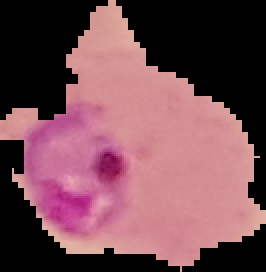
#> input picture member2/dataset/malaria/img_001.png, 133 x 136 px (shown 2 times larger)
$ python preprocessing.py
#> lines starting #> are read from the running program, lines starting #| are printed output that depends on the picture

import cv2
from pathlib import Path
import matplotlib.pyplot as plt

BASE_DIR = Path(__file__).resolve().parent.parent

image_paths = [
    BASE_DIR / "dataset" / "malaria" / "img_001.png",
    BASE_DIR / "dataset" / "all" / "Im001_1.jpg"
]

output_base = BASE_DIR / "results" / "week2"
output_base.mkdir(parents=True, exist_ok=True)

for path in image_paths:
    if not path.exists():
        print("Image not found:", path)
        continue

    image = cv2.imread(str(path))
#> image is the input picture: shape (136, 133, 3); mean B, G, R 83.3, 74.9, 117.6

    if image is None:
        print("Cannot read image:", path)
        continue

    resized = cv2.resize(image, (512, 512))
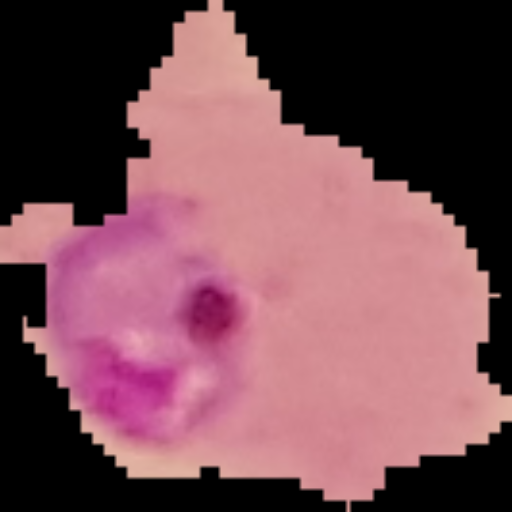
#> resized: shape (512, 512, 3); mean B, G, R 83.2, 74.8, 117.5

    gray = cv2.cvtColor(resized, cv2.COLOR_BGR2GRAY)
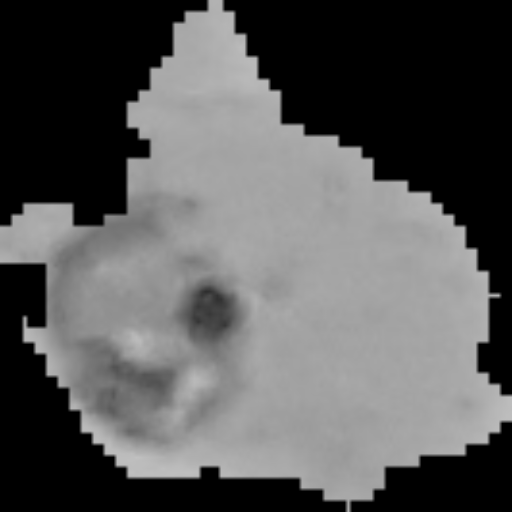
#> gray: shape (512, 512); min 0, max 193, mean 88.6

    blurred = cv2.GaussianBlur(gray, (5, 5), 0)

    lab = cv2.cvtColor(resized, cv2.COLOR_BGR2LAB)
#> lab: shape (512, 512, 3); mean of channels 0, 1, 2 91.7, 145.4, 130.5
    l_channel, a_channel, b_channel = cv2.split(lab)
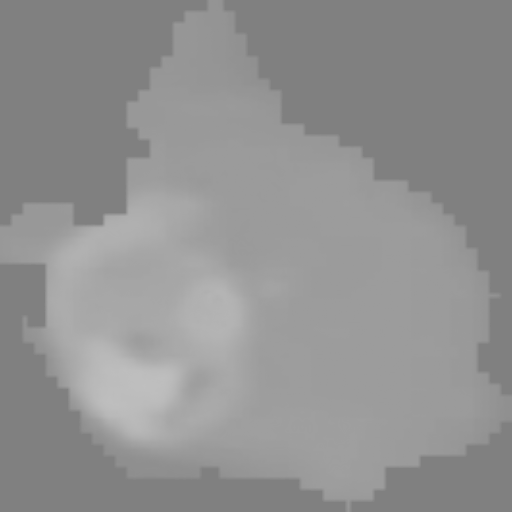
#> a_channel: shape (512, 512); min 128, max 191, mean 145.4
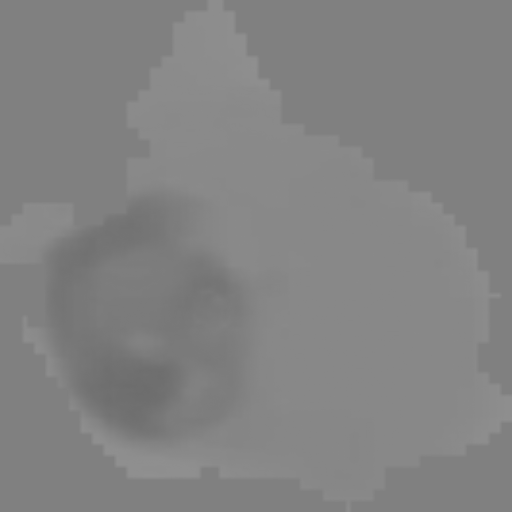
#> b_channel: shape (512, 512); min 109, max 144, mean 130.5

    clahe = cv2.createCLAHE(
        clipLimit=2.0,
        tileGridSize=(8, 8)
    )

    enhanced_l = clahe.apply(l_channel)
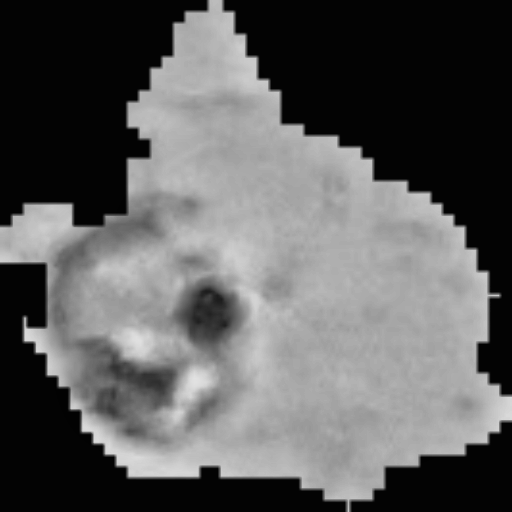
#> enhanced_l: shape (512, 512); min 2, max 226, mean 93.6

    enhanced_lab = cv2.merge(
        (enhanced_l, a_channel, b_channel)
    )
#> enhanced_lab: shape (512, 512, 3); mean of channels 0, 1, 2 93.6, 145.4, 130.5

    enhanced = cv2.cvtColor(
        enhanced_lab, cv2.COLOR_LAB2BGR
    )
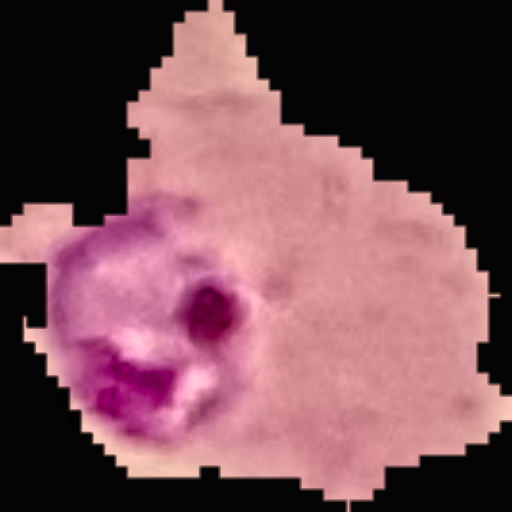
#> enhanced: shape (512, 512, 3); mean B, G, R 85.6, 77.2, 119.9

    filename = path.stem
    dataset_name = path.parent.name.lower()
    output_dir = output_base / dataset_name
    output_dir.mkdir(parents=True, exist_ok=True)

    cv2.imwrite(
        str(output_dir / f"{filename}_resized.png"),
        resized
    )

    cv2.imwrite(
        str(output_dir / f"{filename}_gray.png"),
        gray
    )

    cv2.imwrite(
        str(output_dir / f"{filename}_blurred.png"),
        blurred
    )

    cv2.imwrite(
        str(output_dir / f"{filename}_enhanced.png"),
        enhanced
    )

    original_rgb = cv2.cvtColor(
        image, cv2.COLOR_BGR2RGB
    )

    resized_rgb = cv2.cvtColor(
        resized, cv2.COLOR_BGR2RGB
    )

    enhanced_rgb = cv2.cvtColor(
        enhanced, cv2.COLOR_BGR2RGB
    )

    plt.figure(figsize=(12, 5))

    plt.subplot(1, 3, 1)
    plt.imshow(original_rgb)
    plt.title("Original")
    plt.axis("off")

    plt.subplot(1, 3, 2)
    plt.imshow(resized_rgb)
    plt.title("Resized")
    plt.axis("off")

    plt.subplot(1, 3, 3)
    plt.imshow(enhanced_rgb)
    plt.title("CLAHE Enhanced")
    plt.axis("off")

    plt.tight_layout()
    plt.show()

    print("Processed:", path.name)
    print("Output folder:", output_base)
#> pass 2 of the loop `for path in image_paths:`:
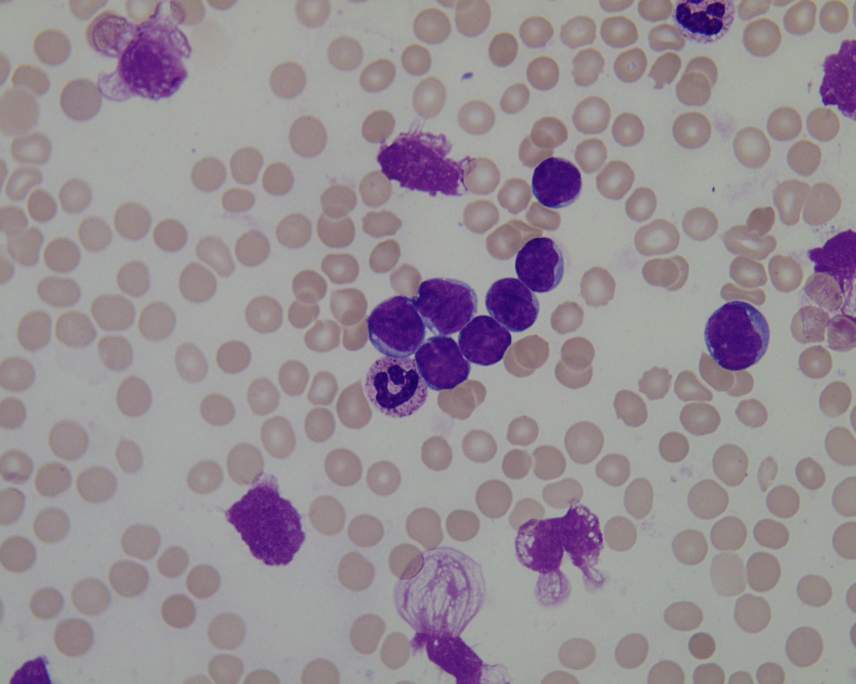
#> input picture member2/dataset/all/Im001_1.jpg, 1712 x 1368 px (shown at 1/2 size)
#> image is the input picture: shape (1368, 1712, 3); mean B, G, R 148.6, 141.6, 150.4
#> lab: shape (512, 512, 3); mean of channels 0, 1, 2 152.6, 132.9, 125.5
#> `l_channel, a_channel, b_channel = cv2.split(lab)`:
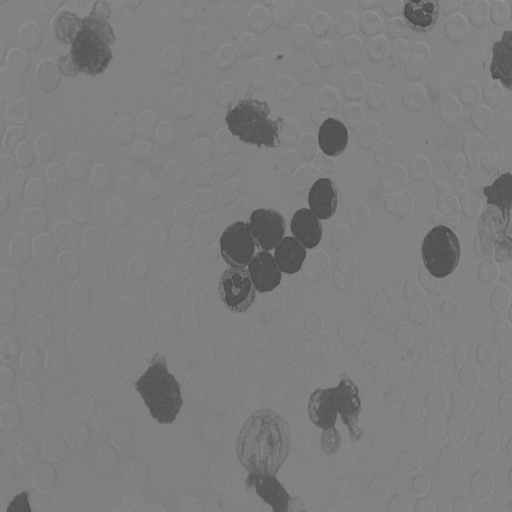
#> b_channel: shape (512, 512); min 72, max 152, mean 125.5
#> enhanced_lab: shape (512, 512, 3); mean of channels 0, 1, 2 159.1, 132.9, 125.5
#> `enhanced = cv2.cvtColor( enhanced_lab, cv2.COLOR_LAB2BGR )`:
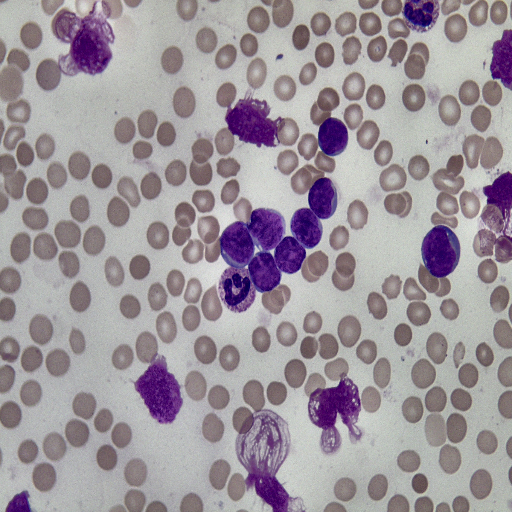
#> enhanced: shape (512, 512, 3); mean B, G, R 155.8, 148.9, 157.5
#> original_rgb: shape (1368, 1712, 3)

print("Preprocessing completed.")
